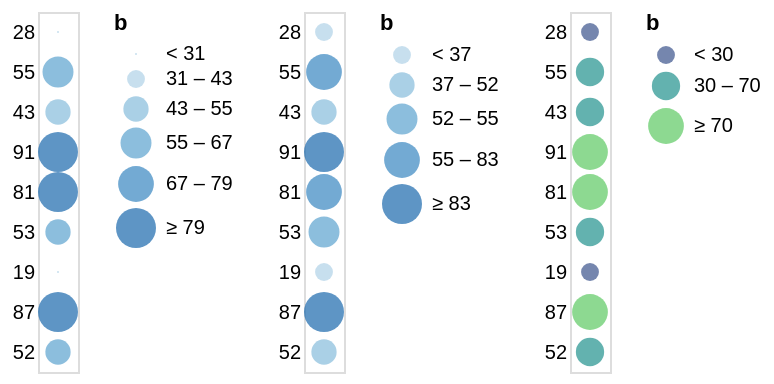

Specify this chart in Vega-Lite:
### Vega-Lite specification from a JSON file in a GitHub repository (floating-point values rounded to 4 significant figures)
{"$schema": "https://vega.github.io/schema/vega-lite/v2.json", "description": "A simple bar chart with embedded data.", "data": {"values": [{"a": "A", "b": 28}, {"a": "B", "b": 55}, {"a": "C", "b": 43}, {"a": "D", "b": 91}, {"a": "E", "b": 81}, {"a": "F", "b": 53}, {"a": "G", "b": 19}, {"a": "H", "b": 87}, {"a": "I", "b": 52}]}, "hconcat": [{"mark": "circle", "encoding": {"y": {"field": "b", "type": "nominal", "sort": null, "axis": {"ticks": false, "domain": false, "title": null}}, "size": {"field": "b", "type": "quantitative", "scale": {"type": "quantize", "range": [1, 80, 160, 240, 320, 400]}}, "color": {"field": "b", "type": "quantitative", "scale": {"type": "quantize"}}}}, {"mark": "circle", "encoding": {"y": {"field": "b", "type": "nominal", "sort": null, "axis": {"ticks": false, "domain": false, "title": null}}, "size": {"field": "b", "type": "quantitative", "scale": {"type": "quantile", "range": [80, 160, 240, 320, 400]}}, "color": {"field": "b", "type": "quantitative", "scale": {"type": "quantile"}, "legend": {"format": "d"}}}}, {"mark": "circle", "encoding": {"y": {"field": "b", "type": "nominal", "sort": null, "axis": {"ticks": false, "domain": false, "title": null}}, "size": {"field": "b", "type": "quantitative", "scale": {"type": "threshold", "domain": [30, 70], "range": [80, 200, 320]}}, "color": {"field": "b", "type": "quantitative", "scale": {"type": "threshold", "domain": [30, 70], "scheme": "viridis"}, "legend": {"format": "d"}}}}], "resolve": {"scale": {"color": "independent", "size": "independent"}}}
